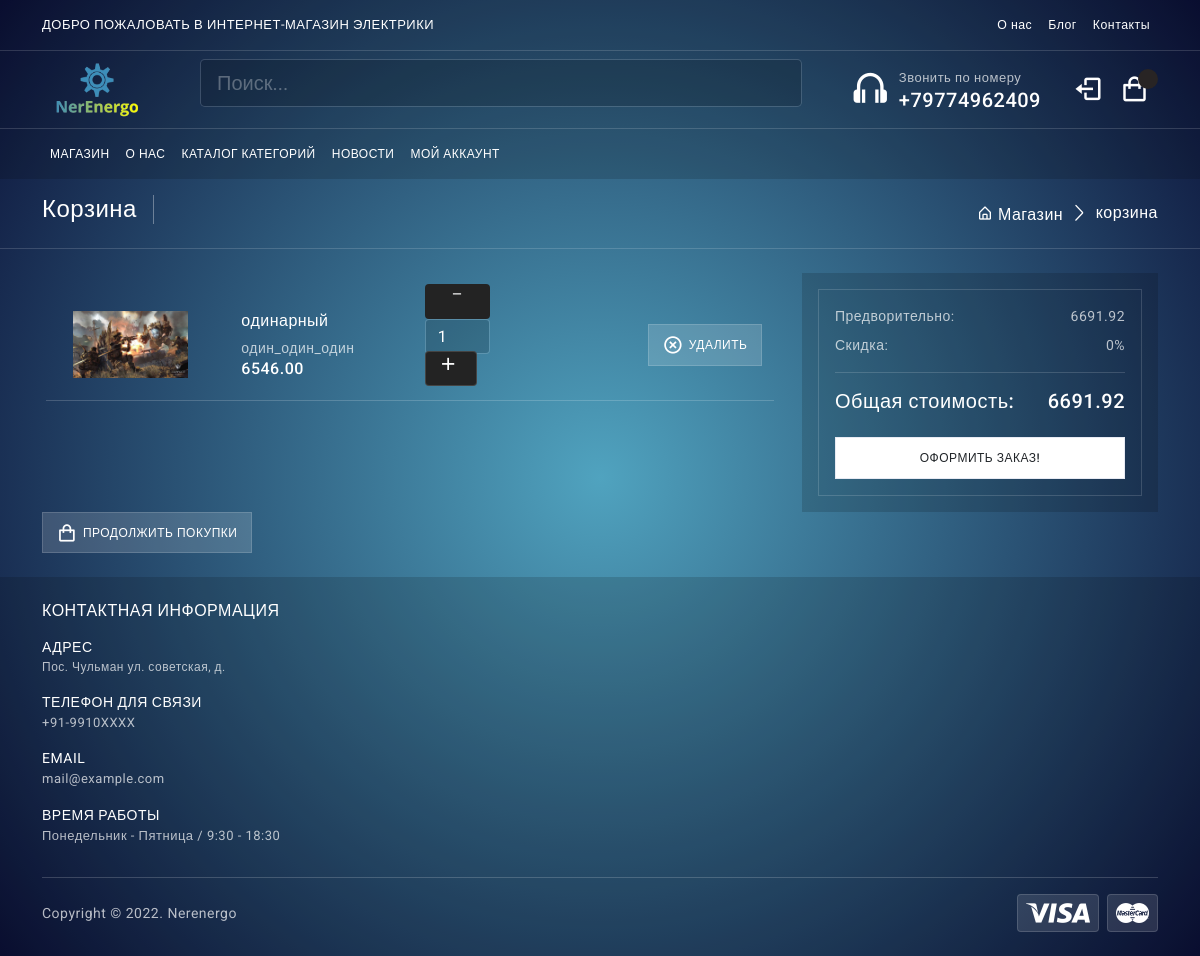
The app's page /cart/ (signed in), older data.
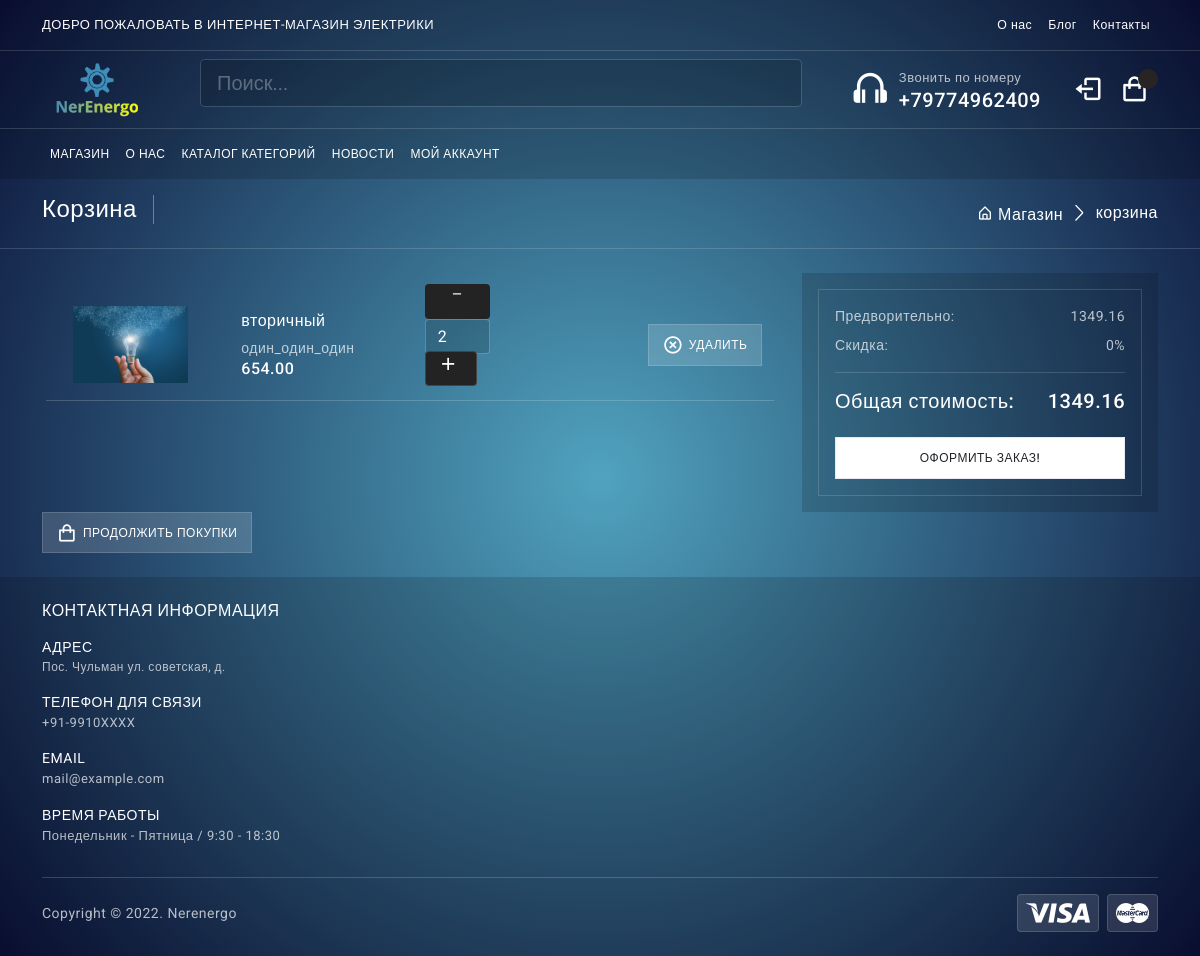
The same page, newer data.
### cart/models.py (models this page shows, shortened)
class CartItem(models.Model):
    user = models.ForeignKey(Account, on_delete=models.CASCADE, null=True )
    product = models.ForeignKey(Product, on_delete=models.CASCADE)
    variation = models.ManyToManyField(Variation, blank=True)
    cart = models.ForeignKey(Cart, on_delete=models.CASCADE, null=True)
    quantity = models.IntegerField()
    is_active = models.BooleanField(default=True)

### mainapp/models.py (models this page shows, shortened)
class Product(models.Model):
	category = models.ForeignKey(Category, verbose_name='Категория', on_delete=models.CASCADE)
	title = models.CharField(max_length=255, verbose_name="наименование")
	identifications = models.PositiveIntegerField(default=1, verbose_name='индификатор', blank=True)
	slug = models.SlugField(unique=True)
	image = models.ImageField(verbose_name='Изображение')
	description = models.TextField(verbose_name='описание', null=True)
	price = models.DecimalField(max_digits=9, decimal_places=2, verbose_name='Цена')
	count_view = models.PositiveIntegerField(default=0, verbose_name='Количество')
	characteristiks = models.TextField(verbose_name='описание', null=True)
	date_created = models.DateTimeField(auto_now_add = True)
	property1 = models.CharField(max_length=255, verbose_name="свойство_№1", blank=True)
	property2 = models.CharField(max_length=255, verbose_name="свойство_№2", blank=True)
	property3 = models.CharField(max_length=255, verbose_name="свойство_№3", blank=True)
	property4 = models.CharField(max_length=255, verbose_name="свойство_№4", blank=True)
	property5 = models.CharField(max_length=255, verbose_name="свойство_№5", blank=True)
	property6 = models.CharField(max_length=255, verbose_name="свойство_№6", blank=True)
	property7 = models.CharField(max_length=255, verbose_name="свойство_№7", blank=True)
	property8 = models.CharField(max_length=255, verbose_name="свойство_№8", blank=True)
	property9 = models.CharField(max_length=255, verbose_name="свойство_№9", blank=True)
	property10 = models.CharField(max_length=255, verbose_name="свойство_№10", blank=True)
	class Meta:
		verbose_name = 'Продукт'
		verbose_name_plural = 'Продукты'

class Category(MPTTModel):
	name = models.CharField(max_length=255, verbose_name="имя категории")
	slug = models.SlugField(unique=True)
	parent = TreeForeignKey('self', on_delete=models.CASCADE, null=True, blank=True, related_name='children')
	class MPTTMeta:
		order_insertion_by = ['name']
	def __str__(self):
		return self.name
	class Meta:
		verbose_name = 'Категорию'
		verbose_name_plural = 'категории'

### cart/views.py (the view)
# urls.py: path('', views.cart, name='cart'),
def cart(request, total_price=0, quantity=0, cart_items=None):
    grand_total = 0
    tax = 0
    try:
        if request.user.is_authenticated:
            cart_items = CartItem.objects.filter(user=request.user, is_active=True)
        else:
            cart = Cart.objects.get(cart_id=_cart_id(request))
            cart_items = CartItem.objects.filter(cart=cart, is_active=True)
        for cart_item in cart_items:
            total_price += (cart_item.product.price * cart_item.quantity)
            quantity += cart_item.quantity
    except ObjectDoesNotExist:
        pass
    tax = round(((2 * total_price)/100), 2)
    grand_total = total_price + tax
    handing = 15.00
    total = float(grand_total) + handing
    context = {
        'total' : total_price,
        'quantity': quantity,
        'cart_items':cart_items,
        'order_total':total,
        'vat' : tax,
        'handing':handing,
    }
    return render(request, 'mainapp/cart.html', context)

### mainapp/templates/mainapp/cart.html (shortened to what the changed rows need)
{% extends 'mainapp/index.html' %}
{% block content %}
 {% if not cart_items %}
		<div style="font-size:18px; margin-bottom:300px;margin-top:30px" class="container alert alert-info text-center" role="alert">
		<b>Ваша корзина пуста,&nbsp;&nbsp; <a href="{% url 'mainapp:index.html' %}" style="color:#21094e;text-decoration: underline;">Вернуться к покупкам<a></b>
		</div>
{% else %}
				<section class="py-3 border-bottom d-none d-md-flex">
					<div class="container">
						<div class="page-breadcrumb d-flex align-items-center">
							<h3 class="breadcrumb-title pe-3">Корзина</h3>
							<div class="ms-auto">
								<nav aria-label="breadcrumb">
									<ol class="breadcrumb mb-0 p-0">
										<li class="breadcrumb-item"><a href="{% url 'mainapp:index.html' %}"><i class="bx bx-home-alt"></i> Магазин</a>
										</li>
										<li class="breadcrumb-item active" aria-current="page">корзина</li>
									</ol>
								</nav>
							</div>
						</div>
					</div>
				</section>
				<section class="py-4">
					<div class="container">
						<div class="shop-cart">
							<div class="row">
								<div class="col-12 col-xl-8">
									<div class="shop-cart-list mb-3 p-3">
										{% for cart_item in cart_items %}
										<div class="row align-items-center g-6">
											<div class="col-3 col-lg-9">
												<div class="d-lg-flex align-items-center gap-2">
													<div class="col cart-img text-center text-lg-start">
														<a href="{{ product.get_absolute_url }}">
														<img style="width:130px; padding-left: 15px" src="{{cart_item.product.image.url}}"alt=""></a>
													</div>
													<div class="col cart-detail text-center text-lg-start" style="padding-left: 20px; padding-right: 20px; position: center;">
														<h6 class="mb-2">{{ cart_item.product.title }}</h6>
														<span class="mb-0">{{cart_item.product.category}}</span>
														<h6 class="mb-0">{{cart_item.product.price}}</h6>
													</div>
													<div class="col plus-minus">
														<form style="" action="{% url 'cart:add_cart' cart_item.product.id %}" method="POST">
															<a href="{% url 'cart:remove_cart' cart_item.product.id cart_item.id %}" ><i style="text-align: center; background:#232323;color:#fff;height:35px;margin-top:-5px;width:65px; border-radius: 4px;" class="bx bx-minus "></i></a>
															<input style=" height:35px; width: 65px;" class="form-control" value="{{cart_item.quantity}}">
															<button style="background:#232323;color:#fff; height:35px; margin-top:-3px " class="btn btn-light" type="submit" id="button-minus"> <i class="bx bx-plus"></i> </button>
														</form>
													</div>
												</div>
											</div>
											<div class="col-12 col-lg-3">
												<div class="text-center">
													<div class="d-flex gap-2 justify-content-center justify-content-lg-end"> <a href="{% url 'cart:remove_cart_item' cart_item.product.id cart_item.id %}" class="btn btn-light rounded-0 btn-ecomm"><i class='bx bx-x-circle'></i>Удалить</a>
													</div>
												</div>
											</div>
											<hr>
										</div>
										{% endfor %}
									</div>
								</div>
								<div class="col-12 col-xl-4">
											<div class="checkout-form p-3 bg-dark-1">
												<div class="card rounded-0 border bg-transparent mb-0 shadow-none">
													<div class="card-body">
														<p class="mb-2">Предворительно: <span class="float-end">{{order_total}}</span>
														<p class="mb-0">Скидка: <span class="float-end">0%</span>
														</p>
														<div class="my-3 border-top"></div>
														<h5 class="mb-0">Общая стоимость: <span class="float-end">{{order_total}}</span></h5>
														<div class="d-grid"> <a href="javascript:;" class="btn btn-white btn-ecomm">Оформить заказ!</a>
														</div>
													</div>
												</div>
											</div>
										</div>
							</div>
							<div class="d-lg-flex align-items-center gap-2">	<a href="{% url 'mainapp:index.html' %}" class="btn btn-light btn-ecomm"><i class='bx bx-shopping-bag'></i> Продолжить покупки</a>
							</div>
						</div>
					</div>
				</section>
{% endif %}
{% endblock content %}

Row changes from the older to the newer data that the page shows:
removed CartItem: product.image (picture), product "одинарный", product.category "один_один_один", product.price "6546.00", quantity "1"
added CartItem: product.image (picture), product "вторичный", product.category "один_один_один", product.price "654.00", quantity "2"
Text that changed along with them:
{{ order_total }}: "6691.92" → "1349.16"
